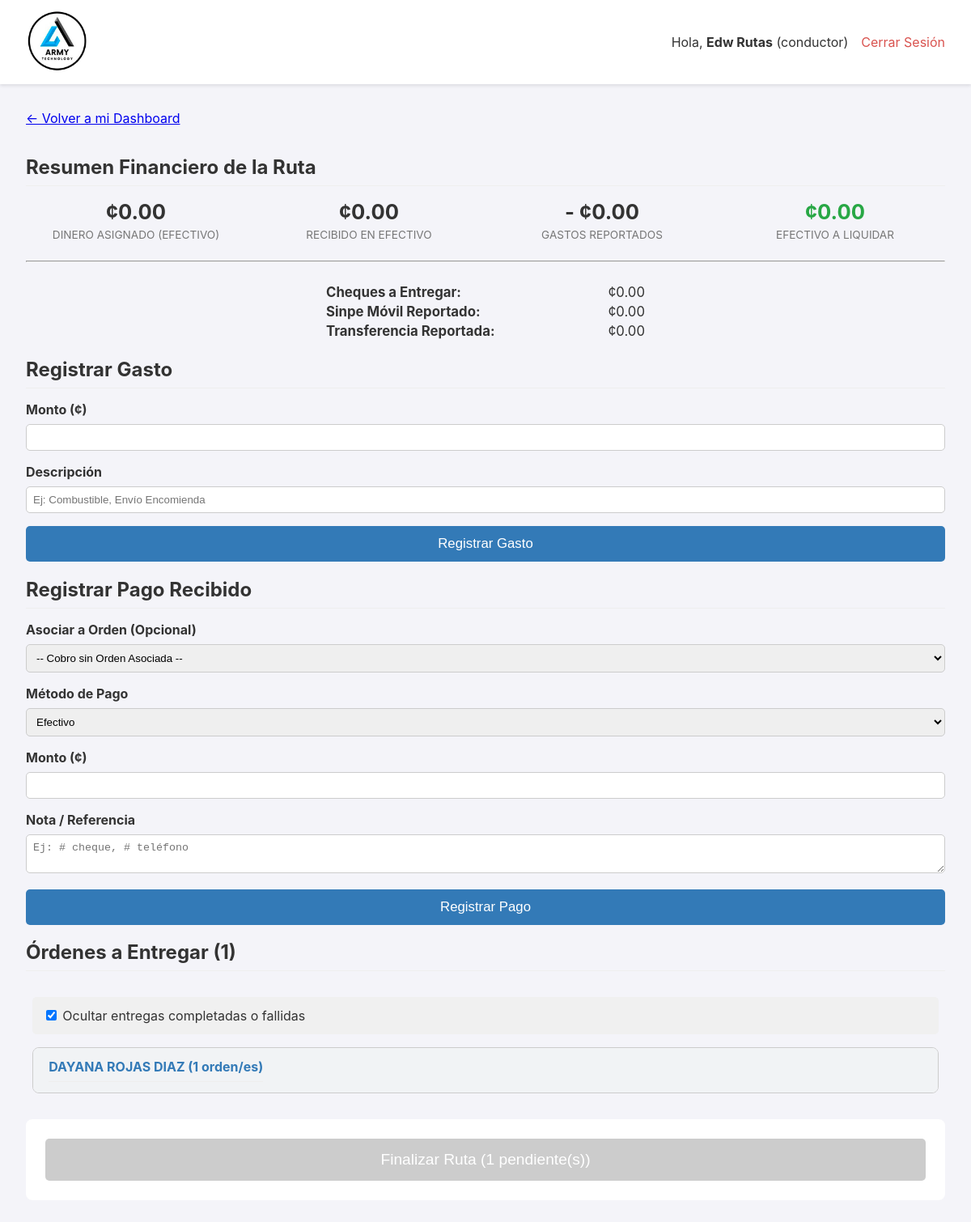
/mi-ruta/detalle (signed in), run on the app's committed database.
### app.py (models this page shows, shortened)
class User(UserMixin, db.Model):
    id = db.Column(db.Integer, primary_key=True)
    username = db.Column(db.String(80), unique=True, nullable=False)
    password_hash = db.Column(db.String(256), nullable=False)
    role = db.Column(db.String(20), nullable=False, default='operario')

class HojaDeRuta(db.Model):
    __tablename__ = 'hoja_de_ruta'
    id = db.Column(db.Integer, primary_key=True)
    fecha_creacion = db.Column(db.DateTime, default=datetime.datetime.utcnow)
    estado = db.Column(db.String(20), nullable=False, default='EN_PREPARACION')
    gastos_asignados = db.Column(db.Float, nullable=False, default=0.0)
    ordenes = db.relationship('Orden', backref='hoja_de_ruta', lazy='dynamic')
    transacciones = db.relationship('Transaccion', backref='hoja_de_ruta', lazy='dynamic', cascade="all, delete-orphan")
    gastos_viaje = db.relationship('GastoViaje', backref='hoja_de_ruta', lazy='dynamic', cascade="all, delete-orphan")
    fecha_finalizacion = db.Column(db.DateTime, nullable=True)
    tipo_entrega = db.Column(db.String(20), nullable=False, default='INTERNA') # Valores: 'INTERNA', 'EXTERNA'
    conductor_id = db.Column(db.Integer, db.ForeignKey('user.id'), nullable=True) # Ahora es opcional
    conductor = db.relationship('User', backref='hojas_de_ruta')
    nombre_transportista = db.Column(db.String(100), nullable=True) # Ej: "Guatex", "Cargo Expreso"
    nombre_receptor = db.Column(db.String(100), nullable=True)     # Nombre de la persona que recibe
    id_receptor = db.Column(db.String(50), nullable=True)          # DPI, Cédula, etc.

class Orden(db.Model):
    id = db.Column(db.Integer, primary_key=True)
    numero_pedido = db.Column(db.String(50), unique=True, nullable=False)
    cliente_nombre = db.Column(db.String(200), nullable=False)
    cliente_direccion = db.Column(db.String(300), nullable=True)
    estado = db.Column(db.String(30), nullable=False, default='PENDIENTE')
    fecha_creacion = db.Column(db.DateTime, nullable=False, default=datetime.datetime.utcnow)
    lote_id = db.Column(db.Integer, db.ForeignKey('lote_picking.id'), nullable=True)
    items = db.relationship('ItemOrden', backref='orden', lazy=True, cascade="all, delete-orphan")
    fecha_inicio_picking = db.Column(db.DateTime, nullable=True)
    fecha_fin_picking = db.Column(db.DateTime, nullable=True)
    fecha_fin_packing = db.Column(db.DateTime, nullable=True)
    fecha_despacho = db.Column(db.DateTime, nullable=True)
    packer_id = db.Column(db.Integer, db.ForeignKey('user.id', ondelete='SET NULL'), nullable=True)
    packer = db.relationship('User', foreign_keys=[packer_id])
    devolucion_confirmada = db.Column(db.Boolean, default=False, nullable=False)
    bultos = db.relationship('Bulto', backref='orden', cascade="all, delete-orphan")
    hoja_de_ruta_id = db.Column(db.Integer, db.ForeignKey('hoja_de_ruta.id'), nullable=True)
    destino_id = db.Column(db.Integer, db.ForeignKey('destino.id'), nullable=True)
    destino = db.relationship('Destino', backref='ordenes')
    guia_encomienda = db.Column(db.String(100), nullable=True)
    nota_entrega = db.Column(db.Text, nullable=True)
    fecha_entrega_final = db.Column(db.DateTime, nullable=True)
    nota_bodega = db.Column(db.Text, nullable=True)
    foto_guia_url = db.Column(db.String(500), nullable=True)

### app.py (the view)
@app.route('/mi-ruta/detalle')
@login_required
@conductor_required
def detalle_ruta_conductor():
    ruta = db.first_or_404(
        db.select(HojaDeRuta).where(
            HojaDeRuta.conductor_id == current_user.id,
            HojaDeRuta.estado == 'EN_RUTA'
        ),
        description="No tienes una ruta activa asignada."
    )
    ordenes_en_ruta = db.session.execute(
        db.select(Orden)
        .where(Orden.hoja_de_ruta_id == ruta.id)
        .options(joinedload(Orden.destino), joinedload(Orden.bultos))
        .order_by(Orden.cliente_nombre)
    ).scalars().unique().all()
    clientes_agrupados = defaultdict(list)
    for orden in ordenes_en_ruta:
        cliente_key = orden.cliente_nombre
        clientes_agrupados[cliente_key].append(orden)
    transacciones_ruta = db.session.execute(db.select(Transaccion).where(Transaccion.hoja_de_ruta_id == ruta.id)).scalars().all()
    gastos_ruta = db.session.execute(db.select(GastoViaje).where(GastoViaje.hoja_de_ruta_id == ruta.id)).scalars().all()
    total_recibido = 0
    desglose_pagos = {
        'EFECTIVO': 0.0,
        'CHEQUE': 0.0,
        'SINPE_MOVIL': 0.0,
        'TRANSFERENCIA_BANCARIA': 0.0
    }
    for t in transacciones_ruta:
        total_recibido += t.monto_recibido
        if t.metodo_pago in desglose_pagos:
            desglose_pagos[t.metodo_pago] += t.monto_recibido
    total_gastado = sum(g.monto_gastado for g in gastos_ruta)
    balance = (ruta.gastos_asignados + total_recibido) - total_gastado
    return render_template(
        'detalle_ruta_conductor.html',
        ruta=ruta,
        clientes_agrupados=clientes_agrupados,
        total_ordenes=len(ordenes_en_ruta),
        total_gastado=total_gastado,
        total_recibido=total_recibido,
        desglose_pagos=desglose_pagos,
        balance=balance
    )

### app.py (called while the page is built)
@login_manager.user_loader
def load_user(user_id):
    return db.session.get(User, int(user_id))

def conductor_required(f):
    @wraps(f)
    def decorated_function(*args, **kwargs):
        if not current_user.is_authenticated or current_user.role != 'conductor':
            flash('Se requiere rol de conductor para acceder a esta página.', 'error')
            return redirect(url_for('dashboard'))
        return f(*args, **kwargs)
    return decorated_function

### templates/detalle_ruta_conductor.html (shortened to what this page needs)
{% extends "layout.html" %}
{% block content %}
<a href="{{ url_for('dashboard_conductor') }}" class="back-link" style="display: inline-block; margin-bottom: 1rem;">← Volver a mi Dashboard</a>
<div class="collapsible-card">
    <div class="collapsible-header">
        <h2>Resumen Financiero de la Ruta</h2>
    </div>
    <div class="collapsible-content">
        <div class="resumen-financiero">
            <div class="resumen-grid">
                <div><div class="valor">¢{{ '%.2f'|format(ruta.gastos_asignados) }}</div><div class="etiqueta">Dinero Asignado (Efectivo)</div></div>
                <div><div class="valor">¢{{ '%.2f'|format(desglose_pagos.EFECTIVO) }}</div><div class="etiqueta">Recibido en Efectivo</div></div>
                <div><div class="valor">- ¢{{ '%.2f'|format(total_gastado) }}</div><div class="etiqueta">Gastos Reportados</div></div>
                <div>
                    {% set efectivo_a_liquidar = ruta.gastos_asignados + desglose_pagos.EFECTIVO - total_gastado %}
                    <div class="valor {{ 'balance-positivo' if efectivo_a_liquidar >= 0 else 'balance-negativo' }}">¢{{ '%.2f'|format(efectivo_a_liquidar) }}</div>
                    <div class="etiqueta">Efectivo a Liquidar</div>
                </div>
            </div>
            <hr style="margin: 1.5rem 0;">
            <table style="text-align: left; margin: 0 auto; font-size: 1.05rem; border: none; max-width: 400px; width: 100%;">
                <tr style="border: none;"><td style="border: none;"><strong>Cheques a Entregar:</strong></td><td style="text-align: right; border: none;">¢{{ '%.2f'|format(desglose_pagos.CHEQUE) }}</td></tr>
                <tr style="border: none;"><td style="border: none;"><strong>Sinpe Móvil Reportado:</strong></td><td style="text-align: right; border: none;">¢{{ '%.2f'|format(desglose_pagos.SINPE_MOVIL) }}</td></tr>
                <tr style="border: none;"><td style="border: none;"><strong>Transferencia Reportada:</strong></td><td style="text-align: right; border: none;">¢{{ '%.2f'|format(desglose_pagos.TRANSFERENCIA_BANCARIA) }}</td></tr>
            </table>
        </div>
    </div>
</div>
<div class="collapsible-card">
    <div class="collapsible-header">
        <h2>Registrar Gasto</h2>
    </div>
    <div class="collapsible-content">
        <form action="{{ url_for('registrar_gasto_conductor') }}" method="POST">
            <div class="form-group"><label for="monto_gastado">Monto (¢)</label><input type="number" name="monto_gastado" step="0.01" required></div>
            <div class="form-group"><label for="descripcion">Descripción</label><input type="text" name="descripcion" placeholder="Ej: Combustible, Envío Encomienda" required></div>
            <button type="submit" class="submit-btn">Registrar Gasto</button>
        </form>
    </div>
</div>
<div class="collapsible-card">
    <div class="collapsible-header">
        <h2>Registrar Pago Recibido</h2>
    </div>
    <div class="collapsible-content">
        <form action="{{ url_for('registrar_pago_conductor') }}" method="POST">
            <div class="form-group">
                <label for="orden_id">Asociar a Orden (Opcional)</label>
                <select name="orden_id">
                    <option value="">-- Cobro sin Orden Asociada --</option>
                    {% set todas_las_ordenes = clientes_agrupados.values()|sum(start=[]) %}
                </select>
            </div>
            <div class="form-group">
                <label for="metodo_pago">Método de Pago</label>
                <select name="metodo_pago" required>
                    <option value="EFECTIVO">Efectivo</option>
                </select>
            </div>
            <div class="form-group"><label for="monto_recibido">Monto (¢)</label><input type="number" name="monto_recibido" step="0.01" required></div>
            <div class="form-group"><label for="nota">Nota / Referencia</label><textarea name="nota" rows="2" placeholder="Ej: # cheque, # teléfono"></textarea></div>
            <button type="submit" class="submit-btn">Registrar Pago</button>
        </form>
    </div>
</div>
<div class="collapsible-card active">
    <div class="collapsible-header">
        <h2>Órdenes a Entregar ({{ total_ordenes }})</h2>
    </div>
    <div class="collapsible-content" style="padding: 1rem 0.5rem;">
        <div class="view-options">
            <label><input type="checkbox" id="toggle-hide-completed"> Ocultar entregas completadas o fallidas</label>
        </div>
        <div id="lista-entregas">
            {% for cliente, ordenes_del_cliente in clientes_agrupados.items() %}
            {% set pendientes_del_cliente = ordenes_del_cliente|rejectattr('estado', 'in', ['ENTREGADO', 'INCIDENCIA_ENTREGA', 'ENTREGA_FALLIDA'])|list|length %}
            {% set is_fully_completed = (pendientes_del_cliente == 0) %}
            <div class="cliente-group {% if is_fully_completed %}is-fully-completed{% endif %}">
                <div class="cliente-header">
                    <h3>
                        {{ cliente }} ({{ ordenes_del_cliente|length }} orden/es)
                    </h3>
                </div>
            </div>
            {% endfor %}
        </div>
    </div>
</div>
<div class="card">
    {% set todas_las_ordenes = clientes_agrupados.values()|sum(start=[]) %}
    {% set ordenes_pendientes = todas_las_ordenes|rejectattr('estado', 'in', ['ENTREGADO', 'ENTREGA_FALLIDA', 'INCIDENCIA_ENTREGA'])|list|length %}
    <form action="{{ url_for('finalizar_ruta_conductor') }}" method="POST" onsubmit="return confirm('¿Está seguro de que desea finalizar esta ruta?');">
        <button type="submit" class="finalizar-ruta-btn" {% if ordenes_pendientes > 0 %}disabled{% endif %}>
            {% if ordenes_pendientes > 0 %}
                Finalizar Ruta ({{ ordenes_pendientes }} pendiente(s))
            {% else %}
                Finalizar Ruta y Volver al Dashboard
            {% endif %}
        </button>
    </form>
</div>
{% endblock %}

### templates/layout.html (shortened to what this page needs)
<!DOCTYPE html>
<html lang="es">
<head>
</head>
<body>
    <header>
        <div class="logo">
            <a href="{{ url_for('dashboard') }}">
                <img src="{{ url_for('static', filename='img/logo.png') }}" alt="Logo de la Empresa">
            </a>
        </div>
        <nav class="nav">
             {% if current_user.is_authenticated %}
                <div class="user-info">
                    <span>Hola, <strong>{{ current_user.username }}</strong> ({{ current_user.role }})</span>
                    <a href="{{ url_for('logout') }}" style="color: #d9534f;">Cerrar Sesión</a>
                </div>
             {% endif %}
        </nav>
    </header>
    <main>
        {% block content %}{% endblock %}
    </main>
</body>
</html>

### templates/layout.html (style rules this page uses)
body { font-family: -apple-system, BlinkMacSystemFont, "Segoe UI", Roboto, "Helvetica Neue", Arial, sans-serif; margin: 0; background-color: #f4f4f9; color: #333; }
header { background-color: #fff; padding: 10px 2em; display: flex; justify-content: space-between; align-items: center; box-shadow: 0 2px 4px rgba(0,0,0,0.1); position: sticky; top: 0; z-index: 100; }
.logo img { height: 80px; }
.nav { display: flex; align-items: center; gap: 1em; }
.nav-admin-links a, .user-info a { text-decoration: none; color: #007bff; }
.user-info { display: flex; align-items: center; gap: 1em; }
main { padding: 2em; }
* { box-sizing: border-box; }
main { padding: 1em; }
@media (min-width: 768px) { main { padding: 2em; } }

### templates/detalle_ruta_conductor.html (style rules this page uses)
.card { background: white; padding: 1.5rem; border-radius: 8px; margin-bottom: 1.5rem; }
h2, h3 { border-bottom: 1px solid #eee; padding-bottom: 0.5rem; margin-bottom: 1rem; }
.form-group { margin-bottom: 1rem; }
.form-group label { display: block; font-weight: bold; margin-bottom: 0.5rem; }
.form-group input, .form-group select, .form-group textarea { width: 100%; padding: 8px; border-radius: 5px; border: 1px solid #ccc; box-sizing: border-box; }
.submit-btn { background-color: #337ab7; color: white; border: none; cursor: pointer; padding: 12px; width: 100%; font-size: 1.05rem; border-radius: 5px; }
.finalizar-ruta-btn { background-color: #28a745; color: white; border: none; padding: 15px; font-size: 1.2rem; width: 100%; cursor: pointer; border-radius: 5px; }
.finalizar-ruta-btn:disabled { background-color: #ccc; cursor: not-allowed; }
.cliente-group { border: 1px solid #ccc; border-radius: 8px; margin-bottom: 1rem; background-color: #fdfdfd; overflow: hidden; }
.cliente-header { background-color: #f1f3f5; padding: 0.8rem 1.2rem; cursor: pointer; display: flex; justify-content: space-between; align-items: center; user-select: none; }
.cliente-header h3 { margin: 0; font-size: 1rem; color: #337ab7; }
.view-options { margin-bottom: 1rem; background-color: #f0f0f0; padding: 0.8rem; border-radius: 5px; }
.resumen-financiero { text-align: center; }
.resumen-financiero .valor { font-size: 1.6rem; font-weight: bold; margin-bottom: 0.3rem; }
.resumen-financiero .etiqueta { font-size: 0.85rem; text-transform: uppercase; color: #777; }
.resumen-grid { display: grid; grid-template-columns: repeat(auto-fit, minmax(140px, 1fr)); gap: 1rem; }
.balance-positivo { color: #28a745; }

### data on the page
User: username "Edw Rutas", role "conductor"
HojaDeRuta: gastos_asignados "0.00"
Orden: cliente_nombre "DAYANA ROJAS DIAZ", ordenes_del_cliente "1"

### other printed values
{{ '%.2f'|format(desglose_pagos.EFECTIVO) }} "0.00"
{{ '%.2f'|format(total_gastado) }} "0.00"
{{ '%.2f'|format(efectivo_a_liquidar) }} "0.00"
{{ '%.2f'|format(desglose_pagos.CHEQUE) }} "0.00"
{{ '%.2f'|format(desglose_pagos.SINPE_MOVIL) }} "0.00"
{{ '%.2f'|format(desglose_pagos.TRANSFERENCIA_BANCARIA) }} "0.00"
{{ total_ordenes }} "1"
{{ ordenes_pendientes }} "1"
